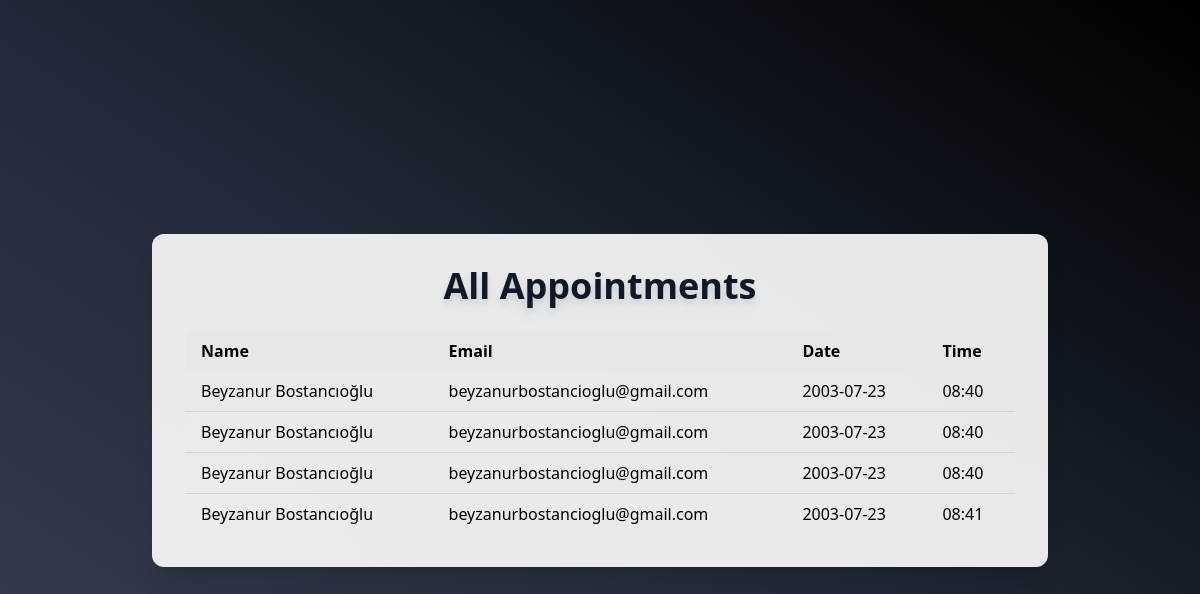
/admin, run on an earlier commit of the app's database.
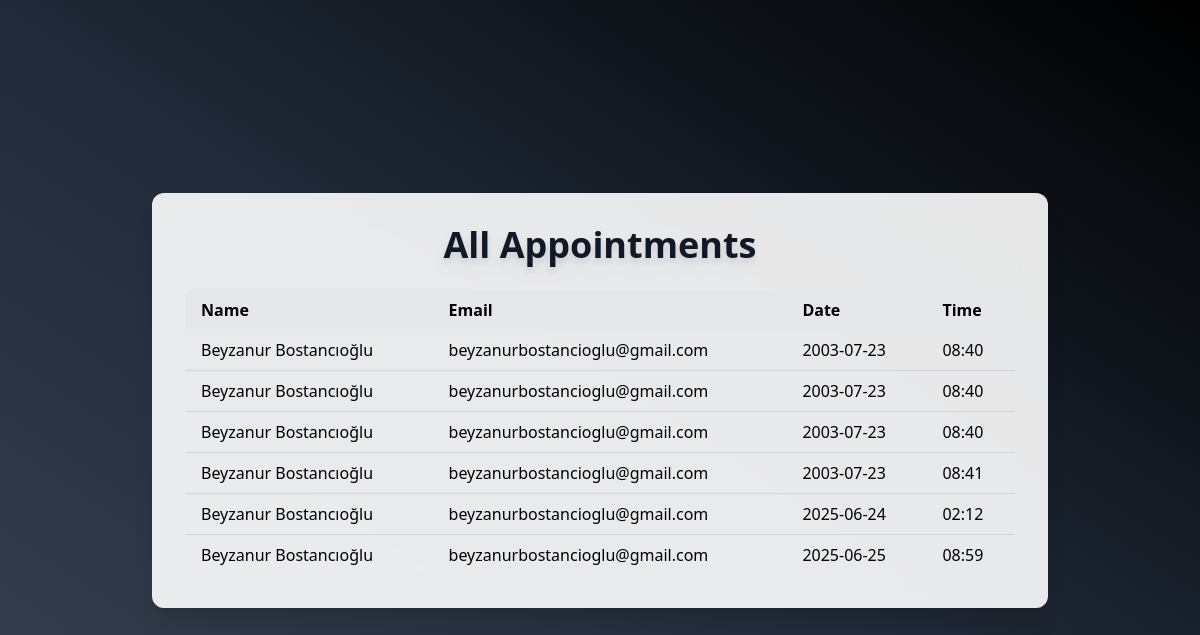
And on a later commit of the database.
### tables this page shows
CREATE TABLE appointments (
            id INTEGER PRIMARY KEY AUTOINCREMENT,
            name TEXT NOT NULL,
            email TEXT NOT NULL,
            date TEXT NOT NULL,
            time TEXT NOT NULL
        );

### app.py (the view)
@app.route('/admin')
def admin():
    conn = get_db_connection()
    appointments = conn.execute('SELECT * FROM appointments').fetchall()
    conn.close()
    return render_template('admin.html', appointments=appointments)

### app.py (called while the page is built)
def get_db_connection():
    conn = sqlite3.connect('appointments.db')
    conn.row_factory = sqlite3.Row
    return conn

### templates/admin.html (shortened to what this page needs)
<!DOCTYPE html>
<html lang="en">
<head>
  <script src="https://cdn.tailwindcss.com"></script>
</head>
<body class="min-h-screen bg-gradient-to-tr from-gray-700 via-gray-800 to-black flex items-center justify-center p-8">
  <div class="bg-white bg-opacity-90 backdrop-blur-lg rounded-xl shadow-xl max-w-4xl w-full p-8">
    <h1 class="text-4xl font-extrabold text-gray-900 mb-6 text-center drop-shadow-lg">All Appointments</h1>
    <table class="min-w-full border border-gray-300 rounded-lg overflow-hidden">
      <thead class="bg-gray-200">
        <tr>
          <th class="px-4 py-2 text-left">Name</th>
          <th class="px-4 py-2 text-left">Email</th>
          <th class="px-4 py-2 text-left">Date</th>
          <th class="px-4 py-2 text-left">Time</th>
        </tr>
      </thead>
      <tbody>
        {% for appointment in appointments %}
        <tr class="border-b border-gray-300">
          <td class="px-4 py-2">{{ appointment['name'] }}</td>
          <td class="px-4 py-2">{{ appointment['email'] }}</td>
          <td class="px-4 py-2">{{ appointment['date'] }}</td>
          <td class="px-4 py-2">{{ appointment['time'] }}</td>
        </tr>
        {% endfor %}
      </tbody>
    </table>
  </div>
</body>
</html>

What changed in the data, as far as the page shows it:
added appointments: name "Beyzanur Bostancıoğlu", email "beyzanurbostancioglu@gmail.com", date "2025-06-24", time "02:12"
added appointments: name "Beyzanur Bostancıoğlu", email "beyzanurbostancioglu@gmail.com", date "2025-06-25", time "08:59"
